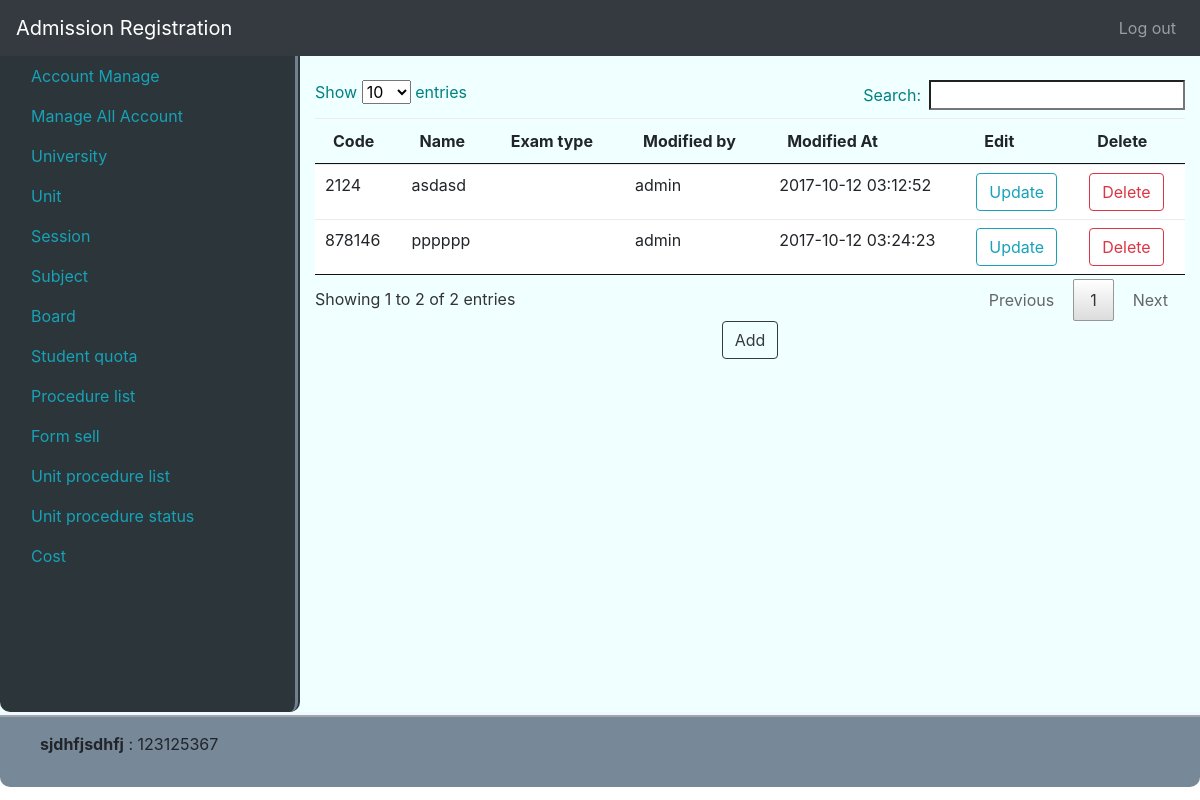
The app's page /subject (signed in), older data.
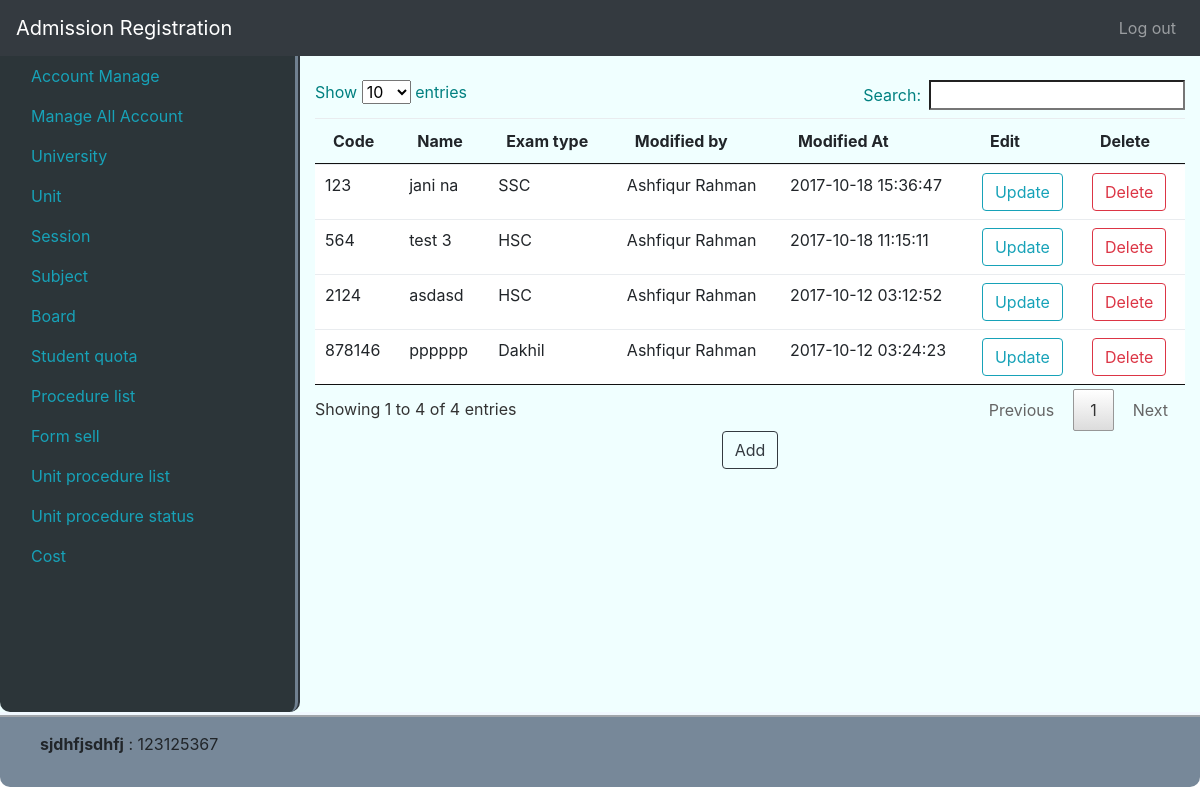
The same page, newer data.
### tables this page shows
CREATE TABLE `subject` (
  `id` int(11) NOT NULL,
  `code` varchar(256) DEFAULT NULL,
  `name` varchar(20) NOT NULL,
  `exam_type` enum('SSC','Dakhil','O Level','HSC','Alim','A Level') NOT NULL,
  `modified_id` int(11) NOT NULL,
  `modified_at` timestamp NOT NULL DEFAULT CURRENT_TIMESTAMP ON UPDATE CURRENT_TIMESTAMP
);

CREATE TABLE `users` (
  `id` int(11) NOT NULL,
  `full_name` varchar(256) NOT NULL,
  `user_name` varchar(20) NOT NULL,
  `password` varchar(256) NOT NULL,
  `user_role` enum('admin','manager','data_entry','student') NOT NULL,
  `account_status` tinyint(1) NOT NULL,
  `modified_by` int(11) NOT NULL,
  `modified_at` timestamp NOT NULL DEFAULT CURRENT_TIMESTAMP ON UPDATE CURRENT_TIMESTAMP
);

### system/libs/Load.php (called while the page is built, shortened)
<?php
class Load
{
    public function view($fileName, $data = false)
    {
        include 'app/views/'.$fileName.'.php';
    }
    public function model($modelName){
        return new $modelName();
    }
}

### app/controllers/Subject.php (called while the page is built, shortened)
<?php
class Subject extends MainController{
    public function index(){
        self::subject();
    }
    public function subject(){
        $data = ['pageName' => 'Subjects'];
        $this->load->view("partials/header", $data);
        $simpleModel = $this->load->model('SimpleModel');
        $table['list']  = $simpleModel->getAll('subject');
        $table['users'] = $simpleModel->getAll('users');
        $this->load->view("admin/subject", $table);
        $this->load->view("partials/footer");
    }
}

### index.php (called while the page is built, shortened)
<?php
$mail = new Main();

### system/libs/Database.php (called while the page is built, shortened)
<?php
class Database extends PDO {
    public function select($sql, $data = array(), $fetchStyle = PDO::FETCH_ASSOC){
        $stmt = $this->prepare($sql);
        $stmt->execute();
        return $stmt->fetchAll($fetchStyle);
    }
}

### app/models/SimpleModel.php (called while the page is built, shortened)
<?php
class SimpleModel extends MainModel {
    public function getAll($table, $cond = false){
        if($cond){
            $sql = "SELECT * FROM $table WHERE $cond";
        }else{
            $sql = "SELECT * FROM $table";
        }
        return $this->db->select($sql);
    }
}

### system/libs/MainController.php (called while the page is built, shortened)
<?php
class MainController
{
    public function __construct()
    {
        $this->load = new Load();
    }
}

### system/libs/MainModel.php (called while the page is built, shortened)
<?php
class MainModel{
    public function __construct(){
        $dsn = 'mysql:dbname=se_addmission; host=localhost';
        $user = 'root';
        $pass = '';
        $this->db = new Database($dsn,$user,$pass);
    }
}

### app/views/admin/subject.php (the view, shortened to what this page needs)
<div class="col">
    <div class="table-responsive">
        <br />
        <table id="sub_table" class="table">
            <thead>
            <tr>
                <th >Code</th>
                <th >Name</th>
                <th >Exam type</th>
                <th >Modified by</th>
                <th >Modified At</th>
                <th >Edit</th>
                <th >Delete</th>
            </tr>
            </thead>
            <tbody>
            <?php foreach ($data['list'] as $key => $value){?>
                <tr>
                    <td><span><?php echo $value['code']?></span></td>
                    <td><span><?php echo $value['name']?></span></td>
                    <td><span><?php echo $value['exam_type'];?></span></td>
                    <td>
                        <?php
                        foreach ($data['users'] as $k => $v) {
                            if($v['id'] == $value['modified_id']){
                                echo $v['full_name'];
                            }
                        }
                        ?>
                    </td>
                    <td><?php echo $value['modified_at']?></td>
                    <td>
                        <button type="button" name="update" value="<?php echo $value['id']?>" class="btn btn-outline-info my-2 my-sm-0" onclick="btn_update(this);" >Update</button>
                    </td>
                    <td>
                        <form action="<?php echo BASE_URL?>/Subject/delete" method="post">
                            <button type="submit" name="delete" value="<?php echo $value['id']?>" class="btn btn-outline-danger my-2 my-sm-0" onclick="return confirm('Do u really want to delete')" >Delete</button>
                        </form>
                    </td>
                </tr>
            <?php }?>
            </tbody>
        </table>
    </div>
    <div class="col crtbtn">
        <button type="button" id="add_button" data-toggle="modal" data-target="#dataModal" class="btn btn-outline-dark my-2 my-sm-0 crtbtn" onclick="btn_add(this);">Add</button>
    </div>
</div>

### system/libs/Main.php (shortened to what this page needs)
<?php
class Main
{
    public $url;
    public $controllerName = "Index";
    public $methodName = "Index";
    public $controllerPath = "app/controllers/";
    public $controller;
    public function __construct()
    {
        $this->callMethod();
    }
    public function getUrl(){
        $this->url = isset($_GET['url']) ? $_GET['url'] : NULL;
        if($this->url != NULL) {
            $this->url = rtrim($this->url, '/');
            $this->url = explode("/", $this->url );
        }
        else {
            unset($this->url);
        }
    }
    public function loadConrtroller(){
        if(!isset($this->url[0])){
            require $this->controllerPath. $this->controllerName.".php";
            $this->controller = new $this->controllerName();
        }else{
            $this->controllerName = $this->url[0];
            $fileName = $this->controllerPath . $this->controllerName .".php";
            if(file_exists($fileName)){
                if(class_exists($this->controllerName)){
                    $this->controller = new $this->controllerName();
                }else{
                    header("Location: ".BASE_URL."/Index");
                }
            }else{
                header("Location: ".BASE_URL."/Index");
            }
        }
    }
    public function callMethod(){
        if(isset($this->url[2])){
            $this->methodName = $this->url[1];
            if(method_exists($this->controller, $this->methodName)){
                $this->controller->{$this->methodName}($this->url[2]);
            }else{
                header("Location: ".BASE_URL."/Index");
            }
        }else{
            if(isset($this->url[1])){
                $this->methodName = $this->url[1];
                if(method_exists($this->controller, $this->methodName)){
                    $this->controller->{$this->methodName}();
                }else{
                    header("Location: ".BASE_URL."/Index");
                }
            }else{
                if(method_exists($this->controller, $this->methodName)){
                    $this->controller->{$this->methodName}();
                }else{
                    header("Location: ".BASE_URL."/Index");
                }
            }
        }
    }
}

### app/views/partials/header.php (shortened to what this page needs)
<!DOCTYPE html>
<html>
<head>
    <link rel="stylesheet" href="http://localhost/se_addmission/vendors/css/bootstrap.min.css">
    <link rel="stylesheet" href="http://localhost/se_addmission/vendors/css/jquery.dataTables-1.10.16.min.css" />
    <link rel="stylesheet" href="http://localhost/se_addmission/vendors/css/site.css">
</head>
<body>
    <nav class="container-fluid navbar navbar-expand navbar-dark bg-dark">
        <a class="navbar-brand" href="#">Admission Registration</a>
        <div class="collapse navbar-collapse" id="navbarSupportedContent">
            <ul class="navbar-nav ml-auto">
                <li class="nav-item">
                        <a class="nav-link" href="<?php echo BASE_URL?>/Login/logout">Log out</a>
                </li>
            </ul>
        </div>
    </nav>
<div class="container-fluid" id="content" >
    <div class="row">
        <div class="col-3" id="sidebar">
            <ul class="nav nav-pills flex-column">
                <li class="nav-item">
                    <a href="<?php echo BASE_URL?>/AccountManage" class="nav-link">Account Manage</a>
                </li>
                <li class="nav-item">
                    <a href="<?php echo BASE_URL?>/manageallaccount" class="nav-link">Manage All Account</a>
                </li>
                <li class="nav-item">
                    <a href="<?php echo BASE_URL?>/university" class="nav-link">University</a>
                </li>
                <li class="nav-item">
                    <a href="<?php echo BASE_URL?>/unit" class="nav-link">Unit</a>
                </li>
                <li class="nav-item">
                    <a href="<?php echo BASE_URL?>/usession" class="nav-link">Session</a>
                </li>
                <li class="nav-item">
                    <a href="<?php echo BASE_URL?>/subject" class="nav-link">Subject</a>
                </li>
                <li class="nav-item">
                    <a href="<?php echo BASE_URL?>/board" class="nav-link">Board</a>
                </li>
                <li class="nav-item">
                    <a href="<?php echo BASE_URL?>/Quota" class="nav-link">Student quota</a>
                </li>
                <li class="nav-item">
                    <a href="<?php echo BASE_URL?>/procedureList" class="nav-link">Procedure list</a>
                </li>
                <li class="nav-item">
                    <a href="#" class="nav-link">Form sell</a>
                </li>
                <li class="nav-item">
                    <a href="<?php echo BASE_URL?>/unitprocedurelist" class="nav-link">Unit procedure list</a>
                </li>
                <li class="nav-item">
                    <a href="#" class="nav-link">Unit procedure status</a>
                </li>
                <li class="nav-item">
                    <a href="#" class="nav-link">Cost</a>
                </li>
            </ul>
        </div>

### app/views/partials/footer.php
        </div>
    </div>
    <footer class="footer">
        <div class="container-fluid">
            <ul class="footer-list">
                <li><b>sjdhfjsdhfj</b> : 123125367</li>
            </ul>
        </div>
</footer>
</body>

Row changes from the older to the newer data that the page shows:
changed subject "asdasd": exam_type (not shown) → "HSC"
changed users: full_name "admin" → "Ashfiqur Rahman"
changed subject "pppppp": exam_type (not shown) → "Dakhil"
added subject: code "564", name "test 3", exam_type "HSC", modified_at "2017-10-18 11:15:11", $value['id'] 6 (drawn), users (full_name "Ashfiqur Rahman")
added subject: code "123", name "jani na", exam_type "SSC", modified_at "2017-10-18 15:36:47", $value['id'] 7 (drawn), users (full_name "Ashfiqur Rahman")
Text that changed along with them:
text written by a page script: "Show entries Search: Showing 1 to 2 of 2 entries Previous 1 Next" → "Show entries Search: Showing 1 to 4 of 4 entries Previous 1 Next"
